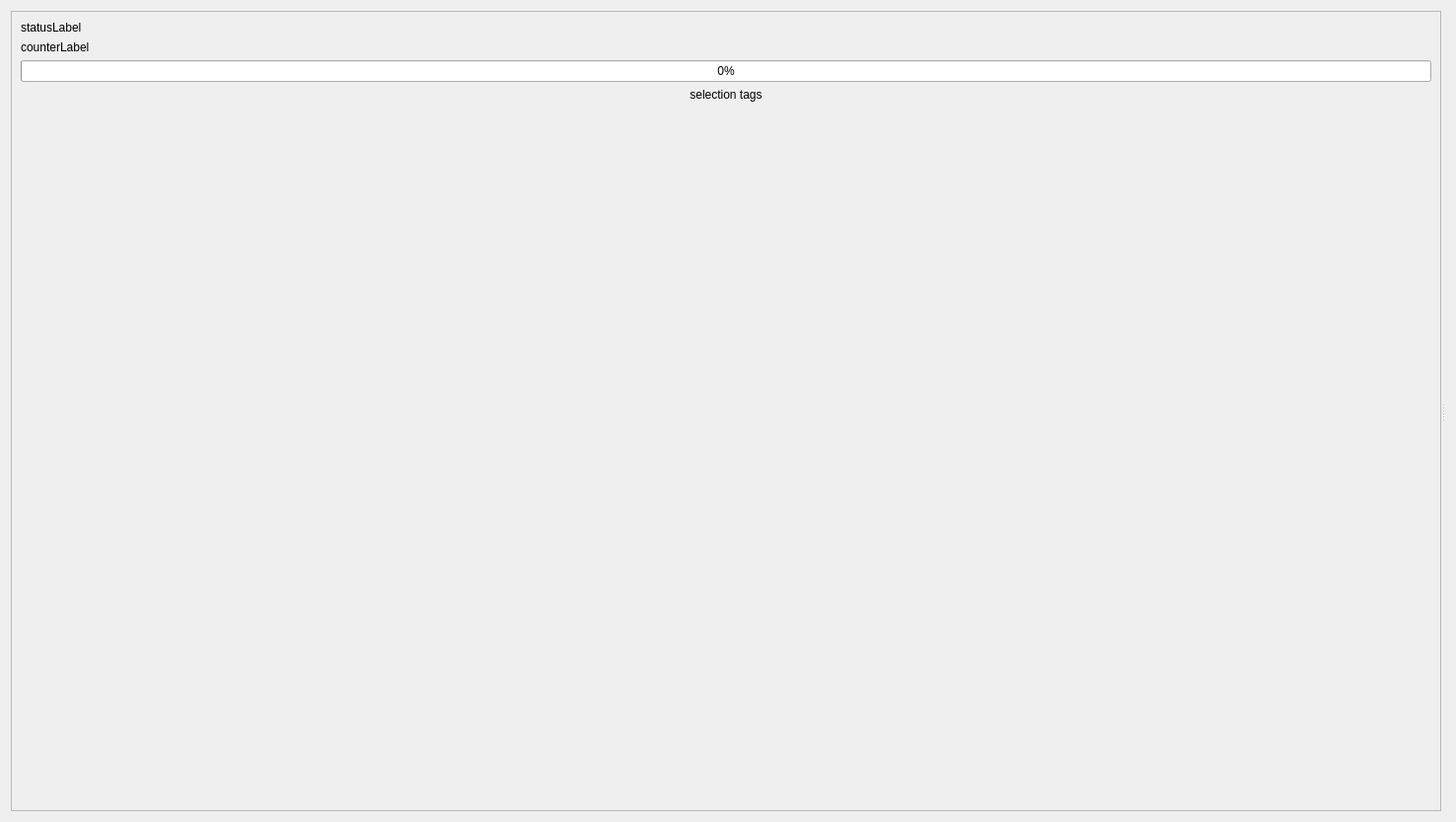
<?xml version="1.0" encoding="UTF-8"?>
<ui version="4.0">
    <class>ImportView</class>
    <widget class="QWidget" name="ImportView">
        <property name="geometry">
            <rect>
                <x>0</x>
                <y>0</y>
                <width>1476</width>
                <height>833</height>
            </rect>
        </property>
        <property name="windowTitle">
            <string>Form</string>
        </property>
        <layout class="QVBoxLayout" name="verticalLayout_2">
            <item>
                <widget class="QSplitter" name="splitter">
                    <property name="orientation">
                        <enum>Qt::Horizontal</enum>
                    </property>
                    <widget class="QFrame" name="frame">
                        <property name="frameShape">
                            <enum>QFrame::StyledPanel</enum>
                        </property>
                        <property name="frameShadow">
                            <enum>QFrame::Raised</enum>
                        </property>
                        <layout class="QVBoxLayout" name="verticalLayout">
                            <item>
                                <widget class="QLabel" name="statusLabel">
                                    <property name="text">
                                        <string>statusLabel</string>
                                    </property>
                                </widget>
                            </item>
                            <item>
                                <widget class="QLabel" name="progressLabel">
                                    <property name="text">
                                        <string>counterLabel</string>
                                    </property>
                                </widget>
                            </item>
                            <item>
                                <widget class="QProgressBar" name="progressBar">
                                    <property name="value">
                                        <number>0</number>
                                    </property>
                                </widget>
                            </item>
                            <item>
                                <widget class="QLabel" name="label_3">
                                    <property name="text">
                                        <string>selection tags</string>
                                    </property>
                                    <property name="alignment">
                                        <set>Qt::AlignCenter</set>
                                    </property>
                                </widget>
                            </item>
                            <item>
                                <widget class="QFrame" name="tagFrame">
                                    <property name="sizePolicy">
                                        <sizepolicy hsizetype="Preferred" vsizetype="MinimumExpanding">
                                            <horstretch>0</horstretch>
                                            <verstretch>0</verstretch>
                                        </sizepolicy>
                                    </property>
                                    <property name="frameShape">
                                        <enum>QFrame::NoFrame</enum>
                                    </property>
                                    <property name="frameShadow">
                                        <enum>QFrame::Raised</enum>
                                    </property>
                                    <layout class="QVBoxLayout" name="verticalLayout_4">
                                        <property name="leftMargin">
                                            <number>0</number>
                                        </property>
                                        <property name="topMargin">
                                            <number>0</number>
                                        </property>
                                        <property name="rightMargin">
                                            <number>0</number>
                                        </property>
                                        <property name="bottomMargin">
                                            <number>0</number>
                                        </property>
                                    </layout>
                                </widget>
                            </item>
                        </layout>
                    </widget>
                    <widget class="QFrame" name="viewFrame">
                        <property name="frameShape">
                            <enum>QFrame::NoFrame</enum>
                        </property>
                        <property name="frameShadow">
                            <enum>QFrame::Raised</enum>
                        </property>
                        <layout class="QVBoxLayout" name="verticalLayout_3">
                            <property name="leftMargin">
                                <number>0</number>
                            </property>
                            <property name="topMargin">
                                <number>0</number>
                            </property>
                            <property name="rightMargin">
                                <number>0</number>
                            </property>
                            <property name="bottomMargin">
                                <number>0</number>
                            </property>
                        </layout>
                    </widget>
                </widget>
            </item>
        </layout>
    </widget>
    <resources/>
    <connections/>
</ui>
